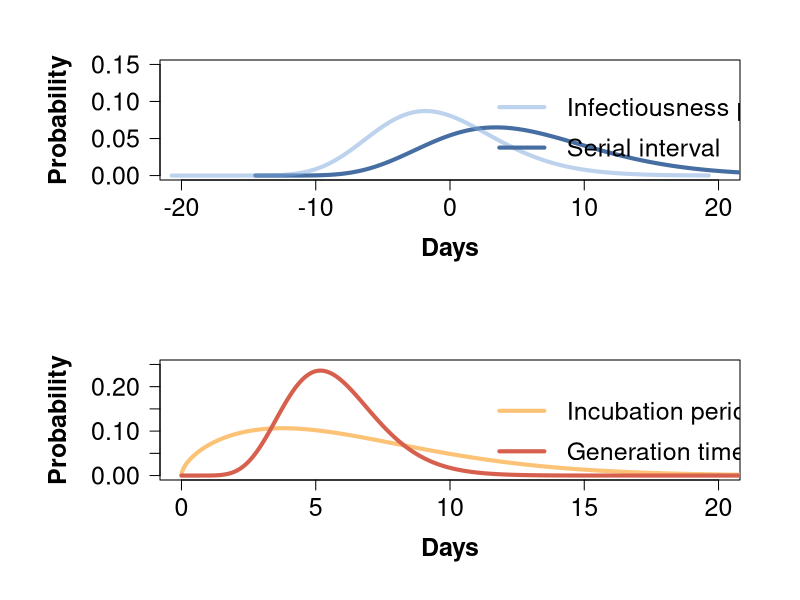

R code for this plot:
#set your working directory
setwd("...\\NatComm_COVID-19_Hunan\\")

pdf("3. output\\Fig2.pdf",width = 12,height=12)
col1<-c("#D6604D","#FCC275","#C83B36","#CD534C7F","#466EA2","#7AA6DC7F")
layout(matrix(c(1:2),2,1,byrow=TRUE), widths=c(1), heights=c(1,1))
par(mar=c(6,8,3,3))
x=seq(0,40,by=0.01)
plot(type = "n",x=c(-20,20),y=c(0,0.15),cex.axis=1.5,las=1,xlab=list("Days",cex=1.5,font=2),ylab = list("Probability\n",cex=1.5,font=2), main="")
#distribution of serial interval 
lines(x-14.5,dgamma(x,9.6856,0.4850),lty=1,col=col1[5],lwd=4)
#infectiousness profile
lines(x-20.7310048,dgamma(x,18.1896828,0.9095662),lty=1,col=col1[6],lwd=4)
legend(2,0.14,legend=c("Infectiousness profile","Serial interval"),lty=c(1,1),col=col1[c(6,5)],bty="n",lwd=4,cex=1.5, y.intersp = 1.35)

par(mar=c(6,8,3,3))
x=seq(0,40,by=0.01)
plot(type = "n",x=c(0,20),y=c(0,0.25),cex.axis=1.5,las=1,xlab=list("Days",cex=1.5,font=2),ylab = list("Probability\n",cex=1.5,font=2), main="")
#distribution of incubation period 
lines(x,dweibull(x,1.5781, 7.1121 ),lty=1,col=col1[2],lwd=4)
#distribution of generation time
lines(x,dgamma(x,10.555266,1.845717),lty=1,col=col1[1],lwd=4)
legend(11,0.225,legend=c("Incubation period","Generation time"),lty=c(1,1),col=col1[c(2,1)],bty="n",lwd=4,cex=1.5, y.intersp = 1.35)
dev.off()


